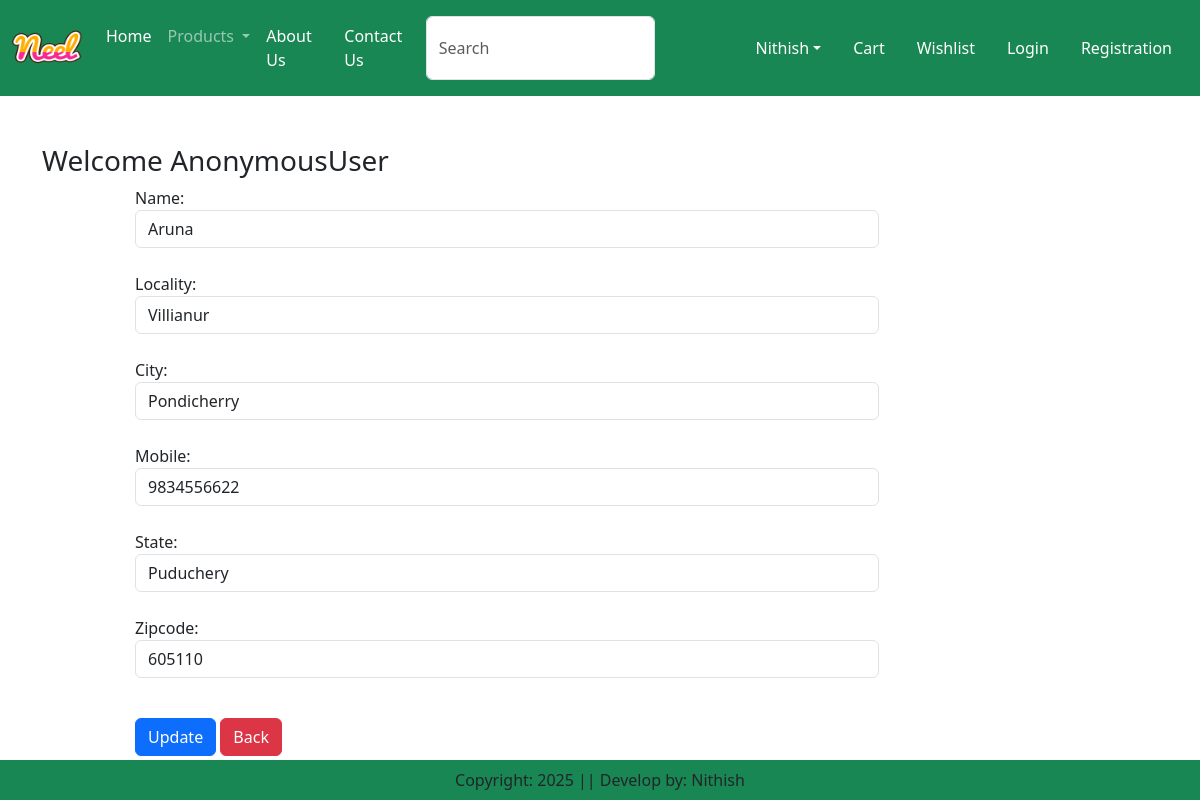
The app's page /updateAddress/6, older data.
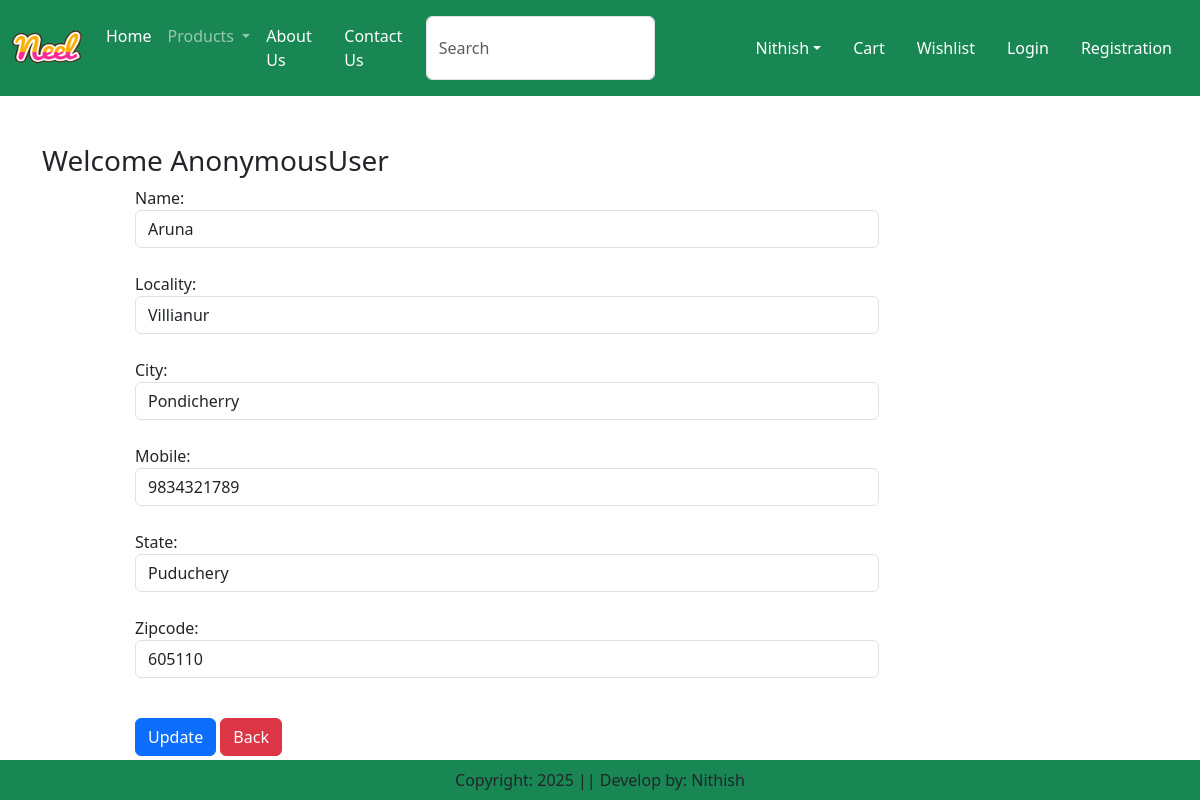
The same page, newer data.
### app/models.py (models this page shows, shortened)
class Customer(models.Model):
    user = models.ForeignKey(User,on_delete=models.CASCADE)
    name = models.CharField(max_length=200)
    locality = models.CharField(max_length=200)
    city = models.CharField(max_length=50)
    mobile = models.IntegerField(default=0)
    zipcode = models.IntegerField()
    state = models.CharField(choices=STATE_CHOICES,max_length=100)

### app/views.py (the view, shortened to what this page needs)
# urls.py: path('updateAddress/<int:pk>', views.updateAddress.as_view(), name="updateAddress"),
class updateAddress(View):
    def get(self,request,pk):
        add = Customer.objects.get(pk=pk)
        form = CustomerProfileForm(instance=add)
        return render(request, 'app/updateAddress.html',locals())

### app/forms.py
class CustomerProfileForm(forms.ModelForm):
    class Meta:
        model = Customer
        fields=['name','locality','city','mobile','state','zipcode']
        widgets={
            'name':forms.TextInput(attrs={'class':'form-control'}),
            'locality':forms.TextInput(attrs={'class':'form-control'}),
            'city':forms.TextInput(attrs={'class':'form-control'}),
            'mobile':forms.NumberInput(attrs={'class':'form-control'}),
            'state':forms.Select(attrs={'class':'form-control'}),
            'zipcode':forms.NumberInput(attrs={'class':'form-control'}),
        }

### app/templates/app/updateAddress.html (shortened to what this page needs)
{% extends 'app/base.html' %}
{% load static %}
{% block main-content %}
<div class="container my-5">
    <div class="row">
        <h3>Welcome <span class="text-capitalize">{{request.user}}</span></h3>
    </div>
    <div class="col-sm-8 offset-sm-1">
        <form action="" method="post">
            {% for fm in form %}
                {{fm.label_tag}} {{fm}} <small class="text-danger">{{fm.errors|striptags}}</small> <br>
            {% endfor %}
            <div class="col-12 mt-3">
                <button type="submit" class="btn btn-primary">Update</button>
                <a href="{% url 'address' %}" type="button" class="btn btn-danger">Back</a>
            </div>
        </form>
    </div>
</div>
{% endblock main-content %}

Row changes from the older to the newer data that the page shows:
changed Customer "Aruna": mobile "9834556622" → "9834321789"
